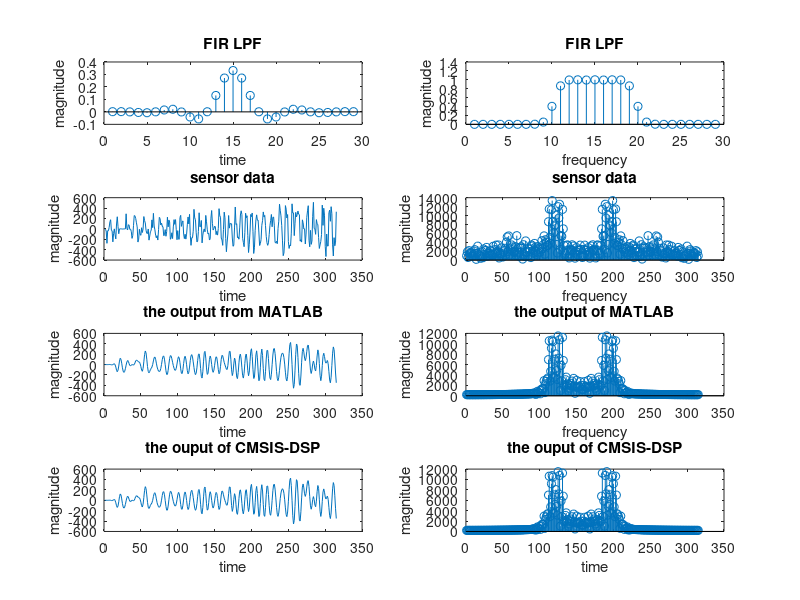

The MATLAB script that drew this image:
h = fir1(28,8/24);
fliplr(h)
figure
subplot(4,2,1)
stem(h)
xlabel('time')
ylabel('magnitude')
title('FIR LPF')
subplot(4,2,2)
H = fft(h);
H = fftshift(H);
stem(abs(H))
xlabel('frequency')
ylabel('magnitude')
title('FIR LPF')

sensor = [-7.000, -11.000, -41.000, -278.000, -34.000, -36.000, +30.000, +137.000, +176.000, -27.000, -38.000, -250.000, -87.000, 0.000, -113.000, -193.000, +94.000, +233.000, +46.000, -94.000, -3.000, +2.000, 0.000, -2.000, -1.000, -5.000, 0.000, 0.000, -1.000, +290.000, +7.000, -20.000, +80.000, +72.000, -10.000, -7.000, -48.000, -183.000, -130.000, +62.000, +257.000, +246.000, +200.000, +116.000, +38.000, -254.000, -198.000, -8.000, -102.000, -124.000, +22.000, -70.000, -1.000, +237.000, +160.000, +113.000, -27.000, -85.000, -90.000, -2.000, -217.000, -138.000, -50.000, -31.000, +173.000, +24.000, +299.000, +54.000, -17.000, -123.000, -171.000, -131.000, -215.000, -13.000, +221.000, +201.000, +75.000, +110.000, +53.000, +35.000, -131.000, -113.000, -14.000, -142.000, -50.000, +225.000, +39.000, +170.000, +132.000, -200.000, -172.000, -75.000, -187.000, +38.000, +178.000, +87.000, +178.000, -16.000, -209.000, -34.000, -192.000, -201.000, +218.000, +260.000, +48.000, +119.000, +154.000, -100.000, -187.000, -103.000, -197.000, -102.000, +79.000, +229.000, +95.000, +280.000, -127.000, -317.000, -169.000, -171.000, -47.000, +376.000, +211.000, +178.000, -67.000, -250.000, -234.000, -49.000, +310.000, +40.000, +46.000, +162.000, -270.000, -119.000, -30.000, -1.000, -57.000, +259.000, +136.000, -7.000, -97.000, -85.000, -214.000, -192.000, +206.000, +353.000, +107.000, -22.000, +4.000, +52.000, +41.000, -111.000, -46.000, -120.000, +9.000, +389.000, +250.000, +225.000, -177.000, -213.000, -317.000, -10.000, +322.000, +214.000, -184.000, -440.000, -253.000, -98.000, +257.000, +14.000, +106.000, +93.000, +99.000, -176.000, -335.000, -313.000, +18.000, +421.000, +84.000, +100.000, -169.000, -154.000, -199.000, +18.000, +267.000, +348.000, +277.000, -182.000, -263.000, -343.000, -69.000, +301.000, +214.000, +253.000, -129.000, -455.000, -296.000, -62.000, +278.000, +235.000, +306.000, -46.000, -473.000, -364.000, -29.000, +175.000, +270.000, +166.000, +168.000, -61.000, -320.000, -284.000, -207.000, +68.000, +157.000, +326.000, +230.000, +259.000, +63.000, -145.000, -267.000, -317.000, -269.000, -111.000, +59.000, +160.000, +277.000, +40.000, +224.000, +228.000, +58.000, -259.000, -273.000, -238.000, -285.000, +5.000, +147.000, +475.000, +358.000, +250.000, +66.000, -217.000, -516.000, -464.000, -231.000, +448.000, +380.000, +209.000, +275.000, -242.000, -377.000, -310.000, -327.000, -82.000, +482.000, +305.000, +307.000, -130.000, +99.000, +318.000, +230.000, +274.000, +343.000, +284.000, +269.000, -237.000, -208.000, -254.000, +174.000, +117.000, -2.000, +1.000, -291.000, -100.000, +223.000, +347.000, +446.000, -218.000, -345.000, -29.000, -298.000, -235.000, +242.000, +511.000, +9.000, -3.000, -105.000, +178.000, +102.000, +80.000, -167.000, -377.000, -308.000, -242.000, -109.000, +457.000, +67.000, +397.000, +264.000, -339.000, -532.000, -100.000, -331.000, -330.000, +311.000, +361.000, +146.000, +427.000, +291.000, -308.000, -522.000, -169.000, -325.000, -255.000, +330.000];
subplot(4,2,3)
plot(sensor)
xlabel('time')
ylabel('magnitude')
title('sensor data')

subplot(4,2,4)
X = fft(sensor);
X = fftshift(X);
stem(abs(X))
xlabel('frequency')
ylabel('magnitude')
title('sensor data')

y = conv(h,sensor);
y = y(1:315);
subplot(4,2,5)
plot(y)
xlabel('time')
ylabel('magnitude')
title('the output from MATLAB')

Y = fft(y);
Y = fftshift(Y);
subplot(4,2,6)
stem(abs(Y))
xlabel('frequency')
ylabel('magnitude')
title('the output of MATLAB')

testOutput = [-0.010998, -0.030833, -0.085710, -0.484582, -0.493273, 0.139024, 1.410799, 2.047945, 0.090725, -4.352593, -6.500971, -1.183501, 10.681066, 16.723803, -0.533027, -47.414993, -105.593697, -137.426178, -111.020821, -28.550581, 67.567703, 121.198357, 102.630020, 26.853640, -63.030720, -127.746040, -150.051010, -131.029495, -79.750420, -10.980440, 50.472191, 78.365623, 62.353424, 18.995554, -17.657543, -25.367088, -11.165431, 0.559856, -3.058201, -10.291349, 0.549689, 33.804230, 70.684502, 87.624382, 79.678009, 62.481628, 52.785202, 46.226788, 20.159744, -37.501236, -103.912010, -129.519882, -74.681908, 52.248890, 190.058868, 262.107391, 226.598709, 103.904602, -39.210926, -134.629349, -157.553085, -131.074417, -96.272331, -73.299500, -48.872036, -0.795025, 70.343475, 131.620453, 145.660004, 102.498779, 26.676968, -46.044666, -95.961884, -123.750404, -134.346756, -122.817360, -77.335770, 2.704560, 94.013756, 158.743134, 165.204193, 104.624466, -3.520223, -117.986900, -190.922852, -188.411728, -110.077301, 9.567120, 117.715523, 172.691803, 164.341904, 111.976639, 43.964539, -19.994696, -72.089737, -106.824562, -110.161736, -69.455856, 10.932776, 100.099167, 150.988510, 129.279877, 37.567955, -81.601105, -166.957016, -172.978897, -96.367393, 23.252642, 125.551476, 159.858566, 108.437057, -3.317446, -118.507286, -177.656204, -149.766800, -47.831676, 77.055428, 168.228668, 191.614243, 145.137100, 51.731789, -56.348904, -148.227066, -192.811554, -165.618408, -64.259331, 76.983597, 190.154037, 206.693588, 102.485901, -75.942169, -228.827942, -259.922668, -139.688705, 65.628250, 231.143890, 254.190002, 125.310883, -65.010193, -189.331253, -173.548737, -43.747562, 100.972595, 164.525055, 116.433937, 0.606870, -107.368958, -149.129196, -109.501228, -13.739440, 90.289162, 150.646912, 130.158386, 30.215343, -98.227005, -176.467484, -150.606293, -33.082386, 102.720352, 177.858856, 166.455627, 104.476212, 41.762218, -3.854162, -46.368435, -88.766716, -95.285645, -20.677847, 125.509010, 253.722610, 255.777863, 104.673401, -102.322876, -213.775497, -152.515427, 12.880745, 126.762047, 83.463921, -85.025078, -242.985092, -270.292175, -150.441162, 34.601856, 175.244461, 200.966446, 105.435120, -61.449520, -212.960037, -260.891235, -166.664368, 20.205919, 180.511169, 203.402908, 72.418755, -115.608459, -216.724930, -145.141983, 59.753025, 258.444519, 305.840515, 158.169647, -90.684677, -268.535614, -248.198730, -45.692017, 185.336990, 266.506226, 130.371231, -126.319092, -312.094177, -285.698151, -62.621902, 194.573425, 299.162323, 177.997803, -78.107727, -287.203247, -309.354797, -138.290573, 107.168839, 273.602722, 270.733795, 113.719337, -100.697174, -258.910858, -288.787781, -185.118362, -1.456031, 183.619980, 299.755493, 309.772369, 214.364365, 46.767277, -136.733032, -271.894196, -310.052368, -243.459335, -109.446732, 33.394608, 141.177109, 201.691177, 222.059067, 203.615799, 135.035919, 9.864595, -146.683578, -276.801666, -314.729431, -225.555298, -28.925905, 206.976822, 387.567444, 425.396484, 281.599518, -0.352799, -296.756958, -455.438599, -386.114868, -120.083565, 198.778900, 396.533112, 369.205353, 138.120575, -167.290649, -382.961426, -399.701416, -220.366119, 46.020668, 254.415100, 313.749878, 238.350327, 124.442703, 74.418480, 130.542191, 255.304779, 364.078552, 376.624329, 263.076569, 68.513496, -107.859810, -172.393768, -105.679832, 13.869925, 70.396805, 13.429706, -92.206383, -123.782814, -17.302856, 166.079788, 284.284760, 229.817062, 20.649534, -209.587814, -310.886078, -224.481934, -20.361044, 161.391022, 218.873047, 156.327682, 62.778969, 26.198488, 55.980469, 79.009422, 16.566702, -136.210968, -296.523956, -351.451111, -243.762833, -15.109379, 219.820755, 340.508392, 287.031189, 87.154060, -162.443939, -350.647339];
subplot(4,2,7)
plot(testOutput)
xlabel('time')
ylabel('magnitude')
title('the ouput of CMSIS-DSP')

TEST = fft(testOutput);
TEST = fftshift(TEST);
subplot(4,2,8)
stem(abs(TEST))
xlabel('time')
ylabel('magnitude')
title('the ouput of CMSIS-DSP')

